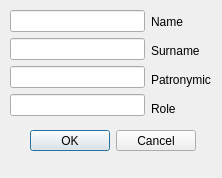
<?xml version="1.0" encoding="UTF-8"?>
<ui version="4.0">
 <class>hashtable_add</class>
 <widget class="QDialog" name="hashtable_add">
  <property name="geometry">
   <rect>
    <x>0</x>
    <y>0</y>
    <width>222</width>
    <height>178</height>
   </rect>
  </property>
  <property name="windowTitle">
   <string>Dialog</string>
  </property>
  <widget class="QWidget" name="horizontalLayoutWidget">
   <property name="geometry">
    <rect>
     <x>10</x>
     <y>10</y>
     <width>201</width>
     <height>110</height>
    </rect>
   </property>
   <layout class="QHBoxLayout" name="horizontalLayout">
    <item>
     <layout class="QVBoxLayout" name="verticalLayout">
      <item>
       <widget class="QLineEdit" name="editName"/>
      </item>
      <item>
       <widget class="QLineEdit" name="editSurname"/>
      </item>
      <item>
       <widget class="QLineEdit" name="editPatrnymic"/>
      </item>
      <item>
       <widget class="QLineEdit" name="editRole"/>
      </item>
     </layout>
    </item>
    <item>
     <layout class="QVBoxLayout" name="verticalLayout_2">
      <item>
       <widget class="QLabel" name="Name">
        <property name="text">
         <string>Name</string>
        </property>
       </widget>
      </item>
      <item>
       <widget class="QLabel" name="Surname">
        <property name="text">
         <string>Surname</string>
        </property>
       </widget>
      </item>
      <item>
       <widget class="QLabel" name="Patronymic">
        <property name="text">
         <string>Patronymic</string>
        </property>
       </widget>
      </item>
      <item>
       <widget class="QLabel" name="Role">
        <property name="text">
         <string>Role</string>
        </property>
       </widget>
      </item>
     </layout>
    </item>
   </layout>
  </widget>
  <widget class="QDialogButtonBox" name="buttonBox">
   <property name="geometry">
    <rect>
     <x>30</x>
     <y>130</y>
     <width>166</width>
     <height>21</height>
    </rect>
   </property>
   <property name="standardButtons">
    <set>QDialogButtonBox::Cancel|QDialogButtonBox::Ok</set>
   </property>
  </widget>
 </widget>
 <resources/>
 <connections/>
</ui>
